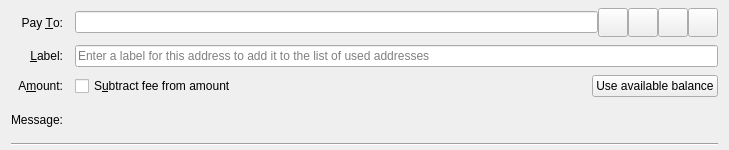
<?xml version="1.0" encoding="UTF-8"?>
<ui version="4.0">
 <class>SendCoinsEntry</class>
 <widget class="QWidget" name="SendCoinsEntry">
  <property name="geometry">
   <rect>
    <x>0</x>
    <y>0</y>
    <width>729</width>
    <height>150</height>
   </rect>
  </property>
  <property name="focusPolicy">
   <enum>Qt::TabFocus</enum>
  </property>
  <property name="autoFillBackground">
   <bool>false</bool>
  </property>
  <layout class="QGridLayout" name="gridLayout">
   <property name="topMargin">
    <number>8</number>
   </property>
   <property name="bottomMargin">
    <number>4</number>
   </property>
   <property name="horizontalSpacing">
    <number>12</number>
   </property>
   <property name="verticalSpacing">
    <number>8</number>
   </property>
   <item row="0" column="0">
    <widget class="QLabel" name="payToLabel">
     <property name="text">
      <string>Pay &amp;To:</string>
     </property>
     <property name="alignment">
      <set>Qt::AlignRight|Qt::AlignTrailing|Qt::AlignVCenter</set>
     </property>
     <property name="buddy">
      <cstring>payTo</cstring>
     </property>
    </widget>
   </item>
   <item row="0" column="1">
    <layout class="QHBoxLayout" name="payToLayout">
     <property name="spacing">
      <number>0</number>
     </property>
     <item>
      <widget class="QValidatedLineEdit" name="payTo">
       <property name="toolTip">
        <string>The Bitcoin address to send the payment to</string>
       </property>
      </widget>
     </item>
     <item>
      <widget class="QToolButton" name="addressBookButton">
       <property name="toolTip">
        <string>Choose previously used address</string>
       </property>
       <property name="text">
        <string/>
       </property>
       <property name="icon">
        <iconset resource="../bitcoin.qrc">
         <normaloff>:/icons/address-book</normaloff>:/icons/address-book</iconset>
       </property>
       <property name="iconSize">
        <size>
         <width>22</width>
         <height>22</height>
        </size>
       </property>
       <property name="shortcut">
        <string>Alt+A</string>
       </property>
      </widget>
     </item>
     <item>
      <widget class="QToolButton" name="pasteButton">
       <property name="toolTip">
        <string>Paste address from clipboard</string>
       </property>
       <property name="text">
        <string/>
       </property>
       <property name="icon">
        <iconset resource="../bitcoin.qrc">
         <normaloff>:/icons/editpaste</normaloff>:/icons/editpaste</iconset>
       </property>
       <property name="iconSize">
        <size>
         <width>22</width>
         <height>22</height>
        </size>
       </property>
       <property name="shortcut">
        <string>Alt+P</string>
       </property>
      </widget>
     </item>
     <item>
      <widget class="QToolButton" name="scanQRButton">
       <property name="toolTip">
        <string>Scan a QR code to fill the Pay To address</string>
       </property>
       <property name="text">
        <string/>
       </property>
       <property name="icon">
        <iconset resource="../bitcoin.qrc">
         <normaloff>:/icons/qrscan</normaloff>:/icons/qrscan</iconset>
       </property>
       <property name="iconSize">
        <size>
         <width>22</width>
         <height>22</height>
        </size>
       </property>
       <property name="shortcut">
        <string>Alt+Q</string>
       </property>
      </widget>
     </item>
     <item>
      <widget class="QToolButton" name="deleteButton">
       <property name="toolTip">
        <string>Remove this entry</string>
       </property>
       <property name="text">
        <string/>
       </property>
       <property name="icon">
        <iconset resource="../bitcoin.qrc">
         <normaloff>:/icons/remove</normaloff>:/icons/remove</iconset>
       </property>
       <property name="iconSize">
        <size>
         <width>22</width>
         <height>22</height>
        </size>
       </property>
      </widget>
     </item>
    </layout>
   </item>
   <item row="1" column="0">
    <widget class="QLabel" name="labellLabel">
     <property name="text">
      <string>&amp;Label:</string>
     </property>
     <property name="alignment">
      <set>Qt::AlignRight|Qt::AlignTrailing|Qt::AlignVCenter</set>
     </property>
     <property name="buddy">
      <cstring>addAsLabel</cstring>
     </property>
    </widget>
   </item>
   <item row="1" column="1">
    <widget class="QLineEdit" name="addAsLabel">
     <property name="toolTip">
      <string>Enter a label for this address to add it to the list of used addresses</string>
     </property>
     <property name="placeholderText">
      <string>Enter a label for this address to add it to the list of used addresses</string>
     </property>
    </widget>
   </item>
   <item row="2" column="0">
    <widget class="QLabel" name="amountLabel">
     <property name="text">
      <string>A&amp;mount:</string>
     </property>
     <property name="alignment">
      <set>Qt::AlignRight|Qt::AlignTrailing|Qt::AlignVCenter</set>
     </property>
     <property name="buddy">
      <cstring>payAmount</cstring>
     </property>
    </widget>
   </item>
   <item row="2" column="1">
    <layout class="QHBoxLayout" name="horizontalLayoutAmount" stretch="0,1,0">
     <item>
      <widget class="BitcoinAmountField" name="payAmount" native="true">
       <property name="toolTip">
        <string>The amount to send in the selected unit</string>
       </property>
      </widget>
     </item>
     <item>
      <widget class="QCheckBox" name="checkboxSubtractFeeFromAmount">
       <property name="toolTip">
        <string>The fee will be deducted from the amount being sent. The recipient will receive less bitcoins than you enter in the amount field. If multiple recipients are selected, the fee is split equally.</string>
       </property>
       <property name="text">
        <string>S&amp;ubtract fee from amount</string>
       </property>
      </widget>
     </item>
     <item>
      <widget class="QPushButton" name="useAvailableBalanceButton">
       <property name="text">
        <string>Use available balance</string>
       </property>
      </widget>
     </item>
    </layout>
   </item>
   <item row="3" column="0">
    <widget class="QLabel" name="messageLabel">
     <property name="text">
      <string>Message:</string>
     </property>
     <property name="alignment">
      <set>Qt::AlignRight|Qt::AlignTrailing|Qt::AlignVCenter</set>
     </property>
    </widget>
   </item>
   <item row="3" column="1">
    <widget class="QLabel" name="messageTextLabel">
     <property name="toolTip">
      <string>A message that was attached to the bitcoin: URI which will be stored with the transaction for your reference. Note: This message will not be sent over the Bitcoin network.</string>
     </property>
     <property name="textFormat">
      <enum>Qt::PlainText</enum>
     </property>
    </widget>
   </item>
   <item row="4" column="0" colspan="2">
    <widget class="Line" name="line">
     <property name="orientation">
      <enum>Qt::Horizontal</enum>
     </property>
    </widget>
   </item>
  </layout>
 </widget>
 <customwidgets>
  <customwidget>
   <class>QValidatedLineEdit</class>
   <extends>QLineEdit</extends>
   <header>qt/qvalidatedlineedit.h</header>
  </customwidget>
  <customwidget>
   <class>BitcoinAmountField</class>
   <extends>QWidget</extends>
   <header>qt/bitcoinamountfield.h</header>
   <container>1</container>
  </customwidget>
 </customwidgets>
 <tabstops>
  <tabstop>payTo</tabstop>
  <tabstop>addressBookButton</tabstop>
  <tabstop>pasteButton</tabstop>
  <tabstop>deleteButton</tabstop>
  <tabstop>addAsLabel</tabstop>
  <tabstop>payAmount</tabstop>
 </tabstops>
 <resources>
  <include location="../bitcoin.qrc"/>
 </resources>
 <connections/>
</ui>
